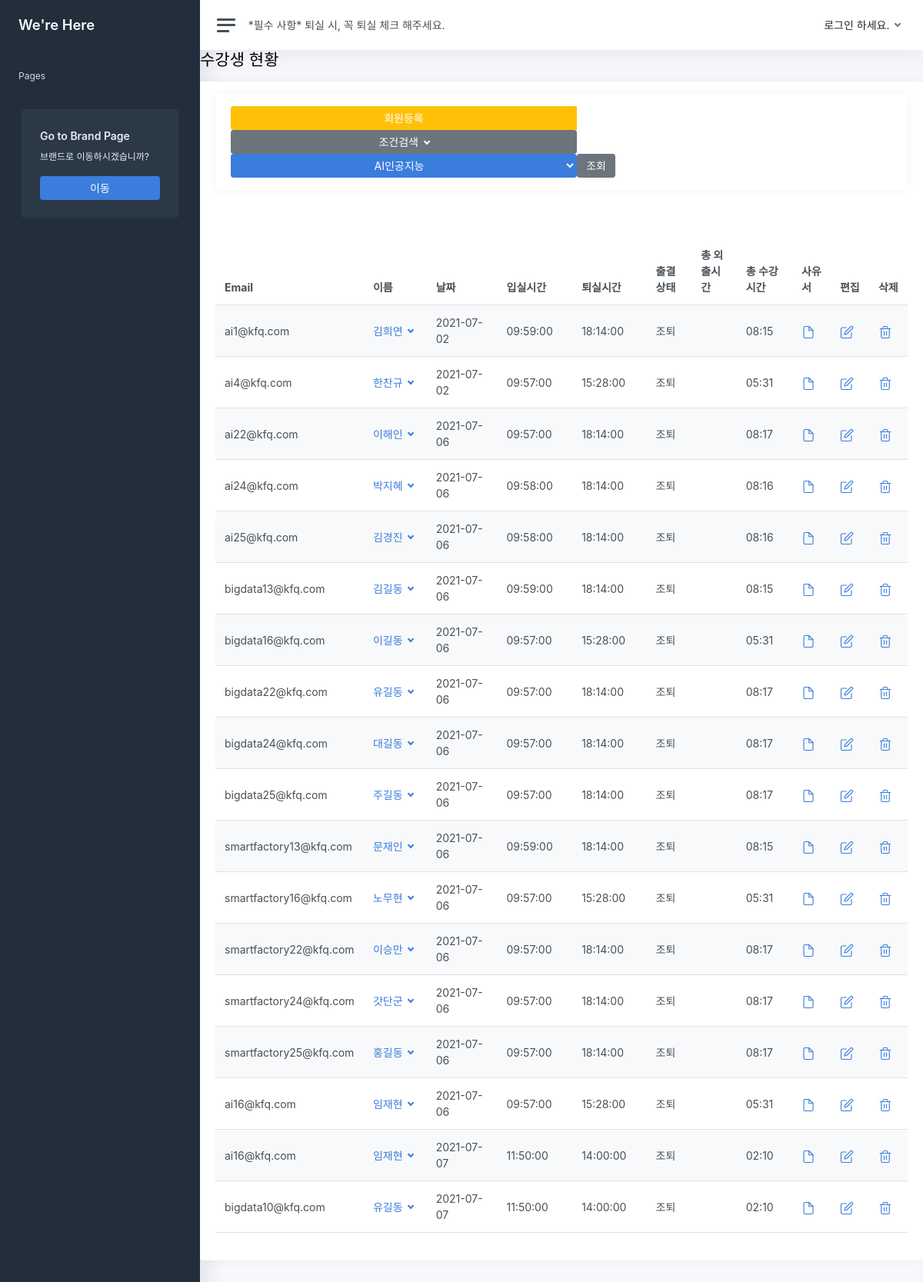
/CRM/status/data/early/, run on an earlier commit of the app's database.
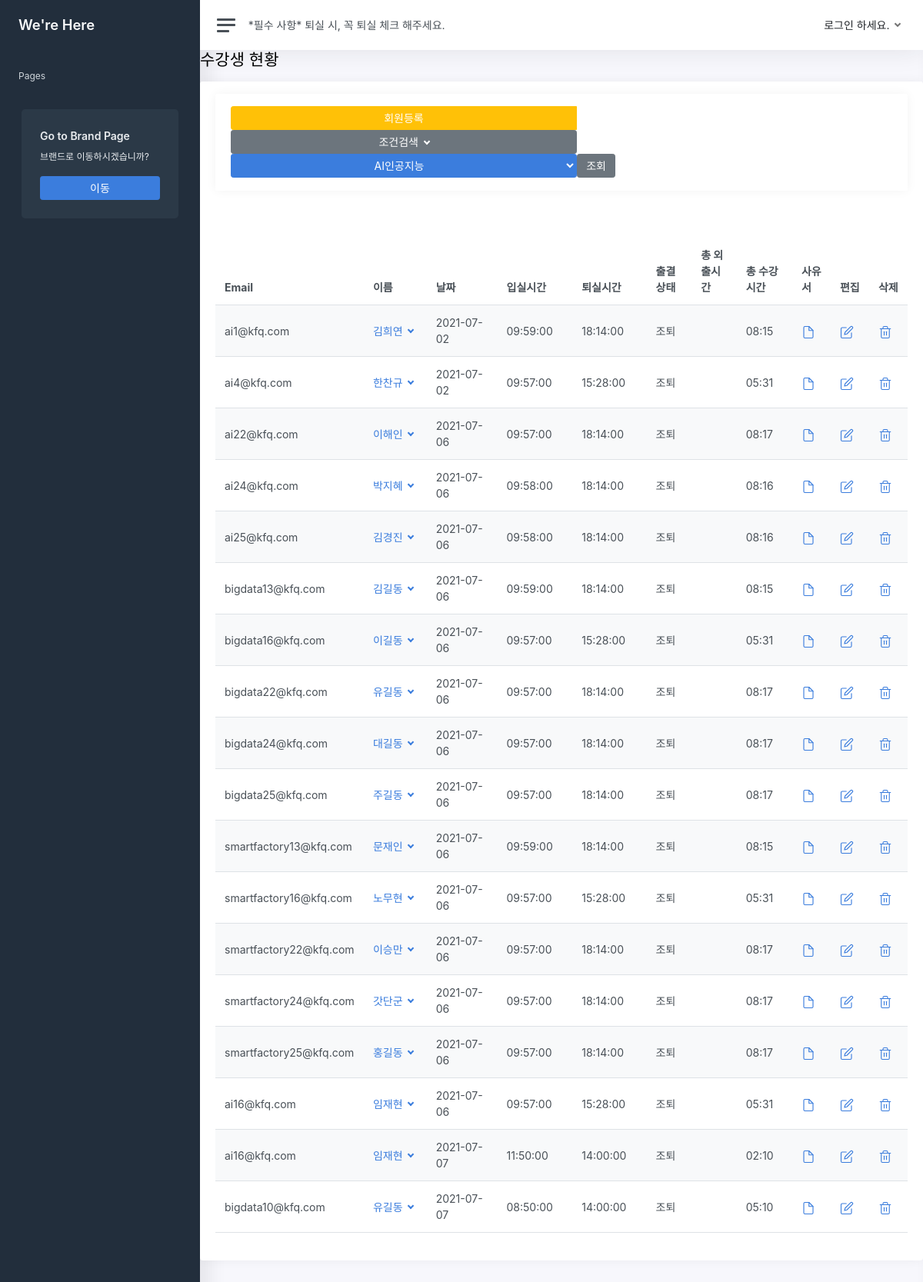
And on a later commit of the database.
### CRM/models.py (models this page shows)
class Student_list(models.Model):
    studentListNum = models.AutoField(ClassList, primary_key=True)
    member_fk = models.ForeignKey(Member, on_delete=models.CASCADE)
    class_fk = models.ForeignKey(ClassList, on_delete=models.CASCADE)
    date = models.DateField(auto_now_add=True)
    attendance = models.CharField(max_length=2,default='N',null=True)
    absent = models.CharField(max_length=2,default='N',null=True)
    late = models.CharField(max_length=2,default='N',null=True)
    early= models.CharField(max_length=2,default='N',null=True)
    input_time = models.DateTimeField(null=True)
    output_time= models.DateTimeField(null=True)
    total_time_outing = models.DateTimeField(null=True)
    total_time = models.DateTimeField(null=True)
    temperature = models.FloatField(null=True)

class Member (models.Model):
    email = models.CharField(max_length=200, primary_key=True)
    class_fk = models.ForeignKey(ClassList, on_delete=models.CASCADE, null=True)
    password = models.CharField(max_length=200)
    name = models.CharField(max_length=50)
    age = models.IntegerField(null=True)
    university = models.CharField(max_length=50,default = '',null=True)
    major = models.CharField(max_length=50,default = '',null=True)
    interest_language = models.CharField(max_length=50,default = '',null=True)
    phone_number = models.CharField(max_length=100,default = '',null=True)
    address = models.CharField(max_length=200,default = '',null=True)
    birth = models.DateField(null=True)
    seat_num = models.IntegerField(null=True)
    authority = models.CharField(max_length=50)

### CRM/VIEW/status.py (the view)
# urls.py: path('status/data/early/',              Status.early,         name='status_early'),
    def early(request):
        classlist = ClassList.objects.all()
        list_status_here = Student_list.objects.filter(early='Y')
        context = {'classlist' : classlist,}
        for object in list_status_here:
            object.date = object.date.strftime('%Y-%m-%d')
            object.input_time = object.input_time.strftime('%H:%M:%S')
            object.output_time = object.output_time.strftime('%H:%M:%S')
            object.total_time = Status.diff_time(object.output_time, object.input_time)
            object.absent = '조퇴'
        context = {'list_status' : list_status_here, 'classlist' : classlist,}
        return render(request, './crm/page/03_status/status_05.html', context)

### CRM/VIEW/status.py (called while the page is built)
    def diff_time(time_in,time_out):
        t2 = datetime.strptime(time_out,'%H:%M:%S')
        t1 = datetime.strptime(time_in,'%H:%M:%S')
        time_stay = abs(t2-t1)
        result = time(time_stay.seconds //3600, (time_stay.seconds // 60) % 60).strftime('%H:%M')
        return result

### CRM/templates/crm/page/03_status/status_05.html (shortened to what this page needs)
{% extends 'crm/include/base_c.html' %}
{% load static %}
{% block content %}
<h1 class="h3 mb-3">수강생 현황</h1>
<div class="row">
    <div class="col-12">
        <div class="card">
            <div class="card-header">
                <div class="card">
                    <div class="card-header">
                        <div class="btn-group">
                            <button type="button" class="btn btn-warning" data-toggle="modal" data-target="#centeredModalWarning" style="width:450px">
                            회원등록
                            </button>
                        </div>
                        <div class="btn-group">
                            <button type="button" class="btn btn-secondary dropdown-toggle" data-toggle="dropdown"
                                style="width:450px">
                                조건검색
                            </button>
                        </div>
                        <div class="btn-group">
                            <select type="button" class="btn btn-primary dropdown-toggle" data-toggle="dropdown"
                                aria-haspopup="true" aria-expanded="false" name="select_class"
                                id="select_class" onchange="search_class()" style="width:450px">
                                <div class="dropdown-menu">
                                    {% for object in classlist %}
                                    <option>{{ object.class_name }}</option>
                                </div>
                                {% endfor %}
                                <form action="{% url 'CRM:status_data'%}"method="post">
                                    <button type="submit" class="btn btn-secondary"> 조회 </button>
                                </form>
                            </div>
                    </div>
                </div>
            </div>
            <div class="card-body">
                <table class="table table-striped" id="dynamicTable">
                    <thead>
                        <tr>
                            <th style="width:6%;">Email</th>
                            <th style="width:10%">이름</th>
                            <th style="width:15%">날짜</th>
                            <th style="width:13%">입실시간</th>
                            <th style="width:13%">퇴실시간</th>
                            <th style="width:10%">출결상태</th>
                            <th style="width:10%">총 외출시간</th>
                            <th style="width:10%">총 수강시간</th>
                            <th style="width:5%">사유서</th>
                            <th style="width:4%">편집</th>
                            <th style="width:4%">삭제</th>
                        </tr>
                    </thead>
                    <tbody id="dynamicTbody">
                        {% for status in list_status %}
                        <tr>
                            <td> {{status.member_fk.email}} </td>
                            <td>
                                <a class="dropdown-toggle" href="#" data-toggle="dropdown" aria-expanded="false">
                                    {{ status.member_fk.name }}
                                </a>
                            </td>
                            <td> {{status.date}} </td>
                            <td> {{status.input_time}} </td>
                            <td> {{status.output_time}} </td>
                            {% if status.absent == '결석' %}
                            <td> <span class="badge bg-danger"> 결석 </span> </td>
                            {% elif status.absent == '미퇴실' %}
                            <td> <span class="align-middle"> 미퇴실 </span> </td>
                            {% elif status.absent == '지각' %}
                            <td> <span class="badge bg-warning"> 지각 </span> </td>
                            {% elif status.absent == '조퇴' %}
                            <td> 조퇴 </td>
                            {% else %}
                            <td> <span class="badge bg-success"> 출석 </span> </td>
                            {% endif %}
                            <td> </td>
                            <td> {{status.total_time}} </td>
                            <td> <a href="#"> </a></td>
                            <td> <a href="#">
                            </a></td>
                            <td> <a href="#">
                            </a></td>
                        </tr>
                        {% endfor %}
                    </tbody>
                </table>
            </div>
        </div>
    </div>
</div>
{% endblock %}

### CRM/templates/crm/include/base_c.html (shortened to what this page needs)
{% load static %}
<!DOCTYPE html>
<html lang="ko">
<head>
	<link href="{% static 'css/app.css' %}" rel="stylesheet">
</head>
<body>
	<div class="wrapper">
		{% include "crm/include/sidebar.html" %}
		<div class="main">
			{% include "crm/include/navbar.html" %}
			{% block content %}
            {% endblock %}
</body>
</html>

### CRM/templates/crm/include/sidebar.html (shortened to what this page needs)
{% load static %}
<nav id="sidebar" class="sidebar">
	<div class="sidebar-content js-simplebar">
		<a class="sidebar-brand" href="/CRM/index"><span class="align-middle">We're Here</span></a>
		<ul class="sidebar-nav">
			<li class="sidebar-header">
				Pages
			</li>
		<div class="sidebar-cta">
			<div class="sidebar-cta-content">
				<strong class="d-inline-block mb-2">Go to Brand Page</strong>
				<div class="mb-3 text-sm">
					브랜드로 이동하시겠습니까?
				</div>
				<a href="{% url 'BRAND:index' %}" target="_blank" class="btn btn-primary btn-block">이동</a>
			</div>
		</div>
	</div>
</nav>

### CRM/templates/crm/include/navbar.html (shortened to what this page needs)
{% load static %}
<nav class="navbar navbar-expand navbar-light navbar-bg">
	<a class="sidebar-toggle d-flex" ><i class="hamburger align-self-center"></i></a>
	<div class="navbar-collapse collapse" style="text-align:center;">
		<MARQUEE behavior="scroll">*필수 사항* 퇴실 시, 꼭 퇴실 체크 해주세요.</MARQUEE>
		<ul class="navbar-nav navbar-align">
			<li class="nav-item dropdown">
				{% if request.session.name %}
				<a class="nav-link dropdown-toggle d-none d-sm-inline-block" href="#" data-toggle="dropdown">
					<span class="text-dark"> {{ request.session.name }}</span>
				</a>
				{% else %}
				<a class="nav-link dropdown-toggle d-none d-sm-inline-block" href="#" data-toggle="dropdown">
					<span class="text-dark">로그인 하세요.</span>
				</a>
				{% endif %}
			</li>
		</ul>
	</div>
</nav>

What changed in the data, as far as the page shows it:
changed Student_list "bigdata10@kfq.com": input_time "11:50:00" → "08:50:00"; total_time "02:10" → "05:10"
